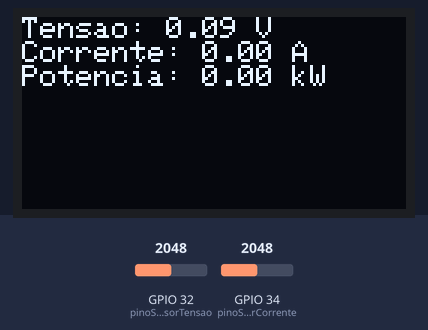
This sketch was run on a simulated ESP32. Shown: 128×64 one-colour display. Inputs (shaded band) come from the test bench; at power-on: GPIO 32 (pinoSensorTensao) = 2048, GPIO 34 (pinoSensorCorrente) = 2048. WiFi joins after 1.5 s; servers stay silent unless stated; the display library's start-up logo is not drawn; what the sketch prints to the serial monitor is not drawn.

Above: at 4.2 s.
4.3 s: GPIO 32 (pinoSensorTensao) set to 2090
At 6.9 s:
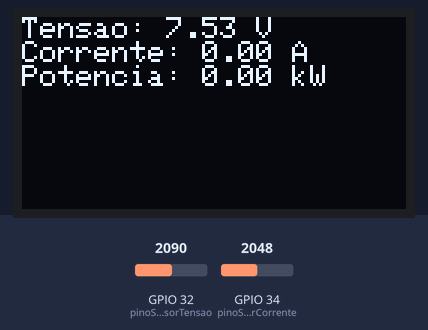
7.2 s: GPIO 34 (pinoSensorCorrente) set to 2866
At 11.9 s:
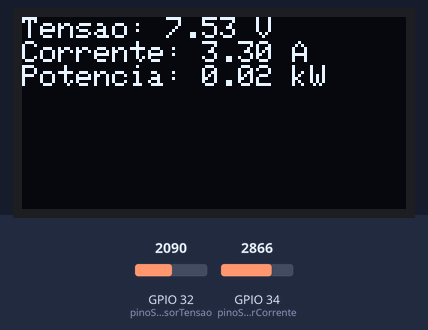
12.2 s: GPIO 34 (pinoSensorCorrente) set to 3603
At 13.9 s:
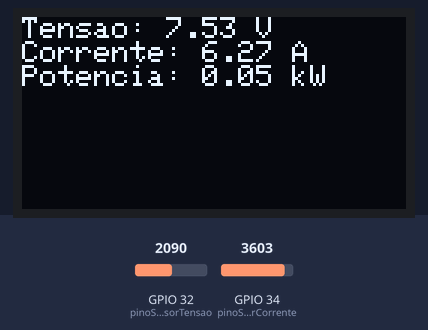
14.9 s: GPIO 32 (pinoSensorTensao) set to 2866
At 17.0 s:
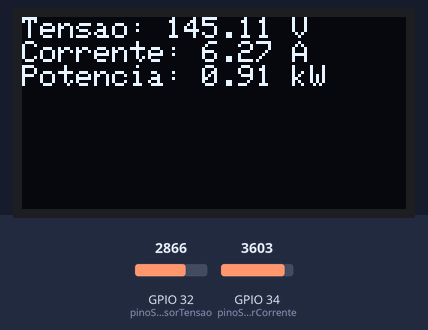
17.6 s: GPIO 34 (pinoSensorCorrente) set to 4095
At 21.9 s:
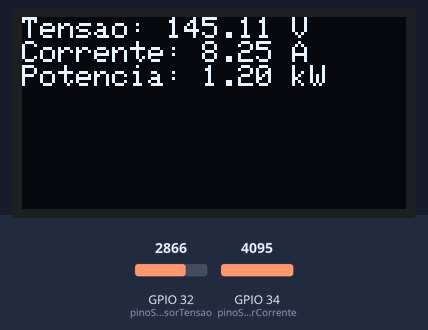
22.2 s: GPIO 32 (pinoSensorTensao) set to 3603
At 23.9 s:
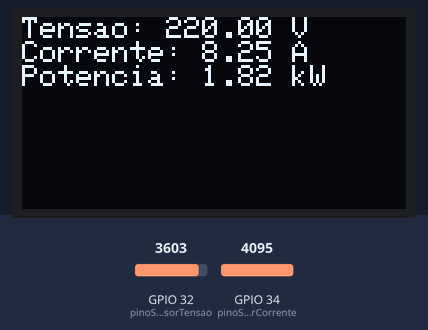
Timing chart, 0 to 25.4 s (numbered marks = the images above; inputs shaded):
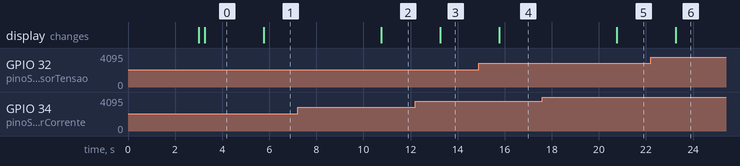

The sketch:

ESP32.ino
```cpp
#include <WiFi.h>
const char* WIFI_SSID = "SATC IOT";
const char* WIFI_PASSWORD = "IOT2024@#";
const int pinoSensorCorrente = 34;
const int pinoSensorTensao = 32;

#include <Firebase_ESP_Client.h>
#define FIREBASE_HOST "https://monitoramente-de-energia---iot-default-rtdb.firebaseio.com/"
#define FIREBASE_AUTH "AIzaSyD36ECWmYCzAT0gut4v0o3XLmykE7oZTj0"

#include <Adafruit_GFX.h>
#include <Adafruit_SSD1306.h>
#include <Wire.h>
#define LARGURA_TELA 128
#define ALTURA_TELA 64
#define OLED_RESET     -1
Adafruit_SSD1306 display(LARGURA_TELA, ALTURA_TELA, &Wire, OLED_RESET);
#define SSD1306_I2C_ADDRESS 0x3C
#define ENDERECO_TELA 0x3C

#define EMAIL_USUARIO "azanettev2@gmail.com"
#define SENHA_USUARIO "galinha"
FirebaseData fbdo;
FirebaseAuth auth;
FirebaseConfig config;

unsigned long ultimaVerificacaoWiFi = 0;
unsigned long ultimaLeituraSensores = 0;
unsigned long ultimaAtualizacaoTela = 0;
const long intervaloReconexaoWiFi = 1000;
const long intervaloLeituraSensores = 2000;
const long intervaloAtualizacaoTela = 2500;

float tensao = 0;
float corrente = 0;
float potencia = 0;

void setup() {
  Serial.begin(115200);
  pinMode(pinoSensorCorrente, INPUT);
  pinMode(pinoSensorTensao, INPUT);


  WiFi.mode(WIFI_STA);
  WiFi.begin(WIFI_SSID, WIFI_PASSWORD);


  while (WiFi.status() != WL_CONNECTED) {
    delay(3000);
    Serial.print(".");
  }
  Serial.println("Conectado ao WiFi!");


  auth.user.email = EMAIL_USUARIO;
  auth.user.password = SENHA_USUARIO;
  config.api_key = FIREBASE_AUTH;
  config.database_url = FIREBASE_HOST;
  Firebase.begin(&config, &auth);

  if (Firebase.ready()) {
    Serial.println("Firebase inicializado com sucesso!");
  } else {
    Serial.println("Falha na inicialização do Firebase.");
  }


  display.begin(SSD1306_I2C_ADDRESS, ENDERECO_TELA);
  display.display();
  display.clearDisplay();
  display.display();
}

void loop() {
  if (millis() - ultimaLeituraSensores >= intervaloLeituraSensores) {
    ultimaLeituraSensores = millis();

    int valorSensorCorrente = analogRead(pinoSensorCorrente);
    int valorSensorTensao = analogRead(pinoSensorTensao);

    tensao = valorSensorTensao * (3.3 / 4095);
    tensao = tensao - 1.65;
    tensao = tensao * 220.0;
    tensao = abs(tensao);
    if (tensao > 220.0) {
      tensao = 220.0;
    } else if (tensao < 0) {
      tensao = 0;
    }

    corrente = valorSensorCorrente * (3.3 / 4095);
    corrente = corrente - 1.65;
    corrente = corrente * 5.0;
    corrente = abs(corrente);

    potencia = (tensao * corrente)/1000;

    Serial.print("Tensão: ");
    Serial.print(tensao);
    Serial.println("V");
    Serial.print("Corrente: ");
    Serial.print(corrente);
    Serial.println("A");
    Serial.print("Potência: ");
    Serial.print(potencia);
    Serial.println("kW");

    FirebaseJson json;
    json.set("/Tensao", tensao);
    json.set("/Corrente", corrente);
    json.set("/Potencia", potencia);
    if (Firebase.RTDB.setJSON(&fbdo, "/Sensor", &json)) {
      Serial.println("Dados enviados com sucesso");
    } else {
      Serial.println("Falha no envio:");
      Serial.println(fbdo.errorReason());
    }
  }

  if (millis() - ultimaAtualizacaoTela >= intervaloAtualizacaoTela) {
    ultimaAtualizacaoTela = millis();
    display.clearDisplay();
    display.setTextSize(1.9);
    display.setTextColor(SSD1306_WHITE);
    display.setCursor(0,0);
    display.print("Tensao: ");
    display.print(tensao);
    display.println(" V");
    display.print("Corrente: ");
    display.print(corrente);
    display.println(" A");
    display.print("Potencia: ");
    display.print(potencia);
    display.println(" kW");
    display.display();
  }
}
```

Measured:
- the behaviour switches between 2048 and 2049 on GPIO 32 (pinoSensorTensao) (found by bisection; images 0 and 1)
- after the input at 4.3 s, the display: changes after 1.5 s (image 1)
- after the input at 7.2 s, the display: changes after 3.6 s (image 2)
- after the input at 12.2 s, the display: changes after 1.1 s (image 3)
- after the input at 14.9 s, the display: changes after 0.86 s (image 4)
- after the input at 17.6 s, the display: changes after 3.2 s (image 5)
- after the input at 22.2 s, the display: changes after 1.1 s (image 6)
